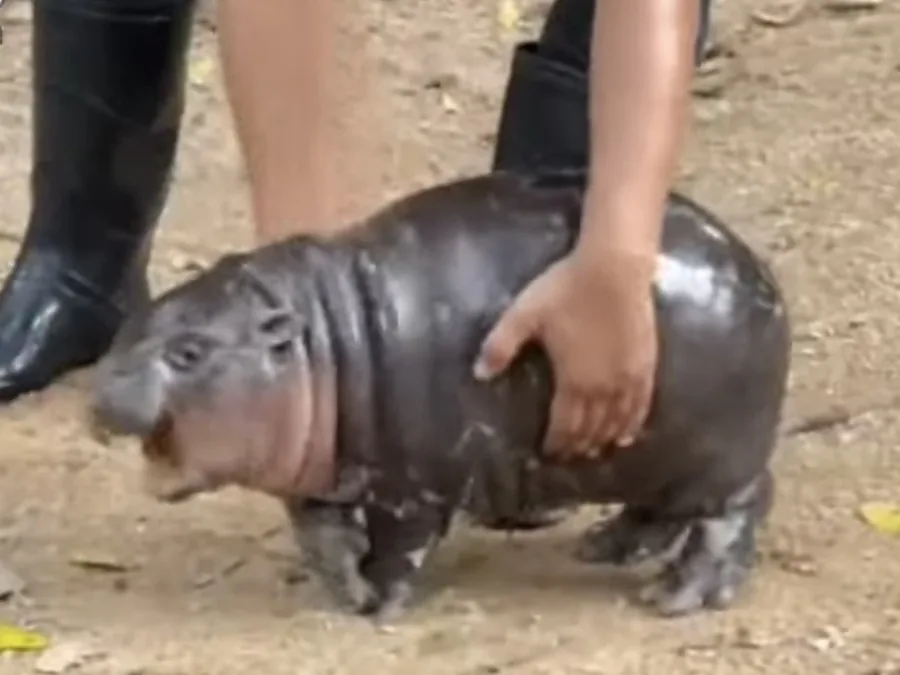
#> input picture assets/photos/moodeng_1.webp, 900 x 675 px
$ python postprocess.py ../assets/photos/moodeng_1.webp ../assets/photos/moodeng_2.webp 100
#> lines starting #> are read from the running program, lines starting #| are printed output that depends on the picture; after the words box and inside, x2 and y2 are one past the last pixel; in counts of white or black regions, pixels touching at a corner belong together
# 貼紙風後製：白色描邊（膨脹 alpha 後圓滑）、柔和陰影、透明背景
# build_assets.py 會 import 這個檔；也可以單獨試一張:
#   python tools/postprocess.py <輸入.png> <輸出.png> [尺寸=256]
#
# 所有運算都在「輸出尺寸 x K」的大畫布上做（預設 K=3），最後用預乘 alpha 縮小，邊緣才會乾淨。
import sys
import numpy as np
from PIL import Image
from scipy import ndimage

# 以 256px 方塊為基準的參數，其他尺寸等比例縮放
OUTLINE = 6.0        # 白邊粗細
SMOOTH = 5.0         # 白邊外形的圓滑半徑（會填平窄縫和尖角）
SHADOW_BLUR = 3.2    # 陰影模糊（高斯 sigma）
SHADOW_DY = 3.5      # 陰影往下偏移
SHADOW_A = 0.42      # 陰影不透明度
SHADOW_RGB = (46, 20, 70)    # 深紫色陰影，放在任何底色上都自然
EDGE_A = 0.22        # 白邊外緣一圈很細的深色線，讓白邊在淺色底上也看得清楚
FILL = 0.84          # 玩具（含白邊）佔方塊的比例


# ---------------------------------------------------------------- 基本
def to_np(im):
    return np.asarray(im.convert('RGBA'), dtype=np.float32) / 255.0


def to_im(a):
    return Image.fromarray((np.clip(a, 0, 1) * 255 + 0.5).astype(np.uint8), 'RGBA')


def bbox(a, thr=0.03):
    """alpha 的外框 (x0, y0, x1, y1)，像素座標（x1/y1 不含）"""
    ys, xs = np.where(a[..., 3] > thr)
    if len(xs) == 0:
        return (0, 0, a.shape[1], a.shape[0])
    return (xs.min(), ys.min(), xs.max() + 1, ys.max() + 1)


def resample(a, scale, ox, oy, W, H):
    """把 a 縮放 scale 倍再平移 (ox, oy) 放進 W x H 畫布（預乘 alpha，避免黑邊）"""
    h, w = a.shape[:2]
    pm = a.copy(); pm[..., :3] *= pm[..., 3:4]
    inv = 1.0 / scale
    # 仿射：輸出 (x, y) <- 輸入 ((x - ox) / s, (y - oy) / s)
    out = np.zeros((H, W, 4), np.float32)
    big = scale > 1
    for c in range(4):
        im = Image.fromarray(pm[..., c], 'F')
        if not big:   # 縮小先用高品質 resize，再做次像素平移
            nw, nh = max(1, round(w * scale)), max(1, round(h * scale))
            im = im.resize((nw, nh), Image.LANCZOS)
            sx, sy = w / nw, h / nh
            ax, ay = 1 / (scale * sx), 1 / (scale * sy)
            im = im.transform((W, H), Image.AFFINE, (ax, 0, -ox * ax, 0, ay, -oy * ay), Image.BILINEAR)
        else:
            im = im.transform((W, H), Image.AFFINE, (inv, 0, -ox * inv, 0, inv, -oy * inv), Image.BICUBIC)
        out[..., c] = np.asarray(im)
    out[..., 3] = np.clip(out[..., 3], 0, 1)
    rgb = np.where(out[..., 3:4] > 1e-4, out[..., :3] / np.maximum(out[..., 3:4], 1e-4), 0)
    out[..., :3] = np.clip(rgb, 0, 1)
    return out


def downsample(a, W, H):
    pm = a.copy(); pm[..., :3] *= pm[..., 3:4]
    out = np.stack([np.asarray(Image.fromarray(pm[..., c], 'F').resize((W, H), Image.LANCZOS)) for c in range(4)], -1)
    out[..., 3] = np.clip(out[..., 3], 0, 1)
    out[..., :3] = np.clip(np.where(out[..., 3:4] > 1e-4, out[..., :3] / np.maximum(out[..., 3:4], 1e-4), 0), 0, 1)
    return out


# [10 lines left out: function rotate, not called in this run]


def over(top, bot):
    """top 疊在 bot 上（都是非預乘 RGBA）"""
    ta, ba = top[..., 3:4], bot[..., 3:4]
    oa = ta + ba * (1 - ta)
    rgb = (top[..., :3] * ta + bot[..., :3] * ba * (1 - ta)) / np.maximum(oa, 1e-6)
    return np.concatenate([rgb, oa], -1)


# ---------------------------------------------------------------- 調色（只給皮蛋這種很暗的黑色玩具用）
def grade(a, g):
    """g: {gamma, gain, lift, contrast, sat, tint:[r,g,b]}；只動顏色不動 alpha"""
    if not g:
        return a
    a = a.copy(); rgb = a[..., :3]
    rgb = rgb * g.get('gain', 1.0) + g.get('lift', 0.0)
    rgb = np.clip(rgb, 0, 1) ** g.get('gamma', 1.0)
    c = g.get('contrast', 1.0)
    if c != 1.0:
        m = (rgb * a[..., 3:4]).sum((0, 1)) / max(a[..., 3].sum(), 1)
        rgb = (rgb - m.mean()) * c + m.mean()
    s = g.get('sat', 1.0)
    if s != 1.0:
        l = (rgb @ np.array([0.2126, 0.7152, 0.0722]))[..., None]
        rgb = l + (rgb - l) * s
    if 'tint' in g:
        rgb = rgb * np.array(g['tint'], np.float32)
    a[..., :3] = np.clip(rgb, 0, 1)
    return a


# ---------------------------------------------------------------- 貼紙
def outline_alpha(alpha, r, smooth):
    """alpha 膨脹 r、再用 smooth 做閉運算（圓滑外形），回傳柔邊 0..1"""
    m = alpha > 0.5
    d_out = ndimage.distance_transform_edt(~m)               # 物體外每點到物體的距離
    grown = d_out <= r + smooth
    d_in = ndimage.distance_transform_edt(grown)             # 膨脹區內每點到外面的距離
    soft = np.clip(d_in - smooth + 0.5, 0, 1)
    return np.maximum(soft, alpha)


def stickerize(a, unit, outline=OUTLINE, smooth=SMOOTH, shadow=True, edge=EDGE_A):
    """a: 已經放好位置的大畫布 RGBA；unit = 「256px 方塊的 1px」在這張畫布上是幾 px"""
    H, W = a.shape[:2]
    ol = outline_alpha(a[..., 3], outline * unit, smooth * unit)
    white = np.zeros_like(a); white[..., :3] = 1.0; white[..., 3] = ol
    out = over(a, white)
    if edge:
        # 白邊外緣的細深色線（約 1px），淺色底上也分得出貼紙邊
        rim = np.clip(ndimage.gaussian_filter(ol, 1.1 * unit), 0, 1) * (1 - ol)
        e = np.zeros_like(a); e[..., :3] = np.array(SHADOW_RGB) / 255; e[..., 3] = rim * edge
        out = over(out, e)
    if shadow:
        sh = ndimage.gaussian_filter(ol, SHADOW_BLUR * unit)
        sh = ndimage.shift(sh, (SHADOW_DY * unit, 0), order=1, mode='constant')
        s = np.zeros_like(a); s[..., :3] = np.array(SHADOW_RGB) / 255; s[..., 3] = sh * SHADOW_A
        out = over(out, s)
    return out


def fit_transform(bb, box_w, box_h, unit, fill=FILL, outline=OUTLINE):
    """回傳 (scale, ox, oy)：把 bb 放大縮小後置中，連白邊佔 fill"""
    bw, bh = bb[2] - bb[0], bb[3] - bb[1]
    pad = 2 * (outline + 0.5) * unit
    s = min((box_w * fill - pad) / bw, (box_h * fill - pad) / bh)
    ox = box_w / 2 - (bb[0] + bb[2]) / 2 * s
    oy = box_h / 2 - (bb[1] + bb[3]) / 2 * s
    return s, ox, oy


def sprite(render, size=256, K=3, fill=FILL, g=None, transform=None, outline=OUTLINE):
    """一張渲染圖 -> 一張貼紙（size x size）。transform 可以指定 (scale, ox, oy)（以 size 為單位）"""
    a = grade(to_np(render), g)
    W = size * K; unit = size / 256 * K
    if transform is None:
        s, ox, oy = fit_transform(bbox(a), W, W, unit, fill, outline)
    else:
        s, ox, oy = transform[0] * K, transform[1] * K, transform[2] * K
    big = resample(a, s, ox, oy, W, W)
    return to_im(downsample(stickerize(big, unit, outline=outline), size, size))


# [23 lines left out: function toonify, not called in this run]


LUM = np.array([0.2126, 0.7152, 0.0722], np.float32)
# 「遊戲光」的參數（以 256px 方塊為基準）
TOY = dict(
    smooth=5.0,     # 磨皮：保留邊緣的平滑（px），把布料的毛躁雜訊抹掉，看起來像光滑的公仔
    detail=0.3,     # 磨掉的細節再補回多少（0 = 全部抹平）
    black=0.14,     # 色階：最暗的 2% 拉到至少這麼亮（沒有死黑）
    white=0.97,     #       最亮的 2% 拉到至少這麼亮（本來就很亮的不動，不會爆掉）
    gamma=0.88,     # 中間調提亮
    contrast=0.28,  # S 曲線（一點對比，顏色才有精神）
    vib=0.45,       # 低飽和的地方多加飽和（髒灰變乾淨）
    sat=1.12,       # 整體飽和度
    rim=1.0,        # 面向光那一側的暖白色邊緣光
    rim_w=7.0,      # 邊緣光往內多寬（px）
    shade=0.24,     # 背光那一側的邊緣陰影（紫色調，不是灰）
    sheen=0.26,     # 左上一片柔和的光澤（像塑膠表面）
    spec=0.35,      # 光澤中間一個比較小、比較亮的反光點
    feather=0.55,   # 邊緣柔化（高斯 sigma，px）
    light=(-0.35, -0.94),   # 光從哪裡來（螢幕座標，往上偏左，跟遊戲裡糖果的反光同一邊）
)


# [155 lines left out: functions toyify, sprite_clean, retoy, spin_transform, sheet, compose, not called in this run]


def save_png(im, path):
    im.save(path, 'PNG', optimize=True)


def save_webp(im, path, quality=85):
    im.save(path, 'WEBP', quality=quality, method=6, alpha_quality=90)


if __name__ == '__main__':
    src, dst = sys.argv[1], sys.argv[2]
    size = int(sys.argv[3]) if len(sys.argv) > 3 else 256
    save_png(sprite(Image.open(src), size), dst)
#> in sprite, render is the input picture: PIL image 900x675 RGB; mean R, G, B 142, 124.4, 109.3
#> in fit_transform, `bw, bh = bb[2] - bb[0], bb[3] - bb[1]`: bw = 900; bh = 675
#> in fit_transform, `s = min((box_w * fill - pad) / bw, (box_h * fill - pad) / bh)`: s = 0.263
#> in fit_transform, `ox = box_w / 2 - (bb[0] + bb[2]) / 2 * s`: ox = 31.62
#> in fit_transform, `oy = box_h / 2 - (bb[1] + bb[3]) / 2 * s`: oy = 61.21
#> in sprite, `s, ox, oy = fit_transform(bbox(a), W, W, unit, fill, outline)`: s = 0.263; ox = 31.62; oy = 61.21
#> in resample, `inv = 1.0 / scale`: inv = 3.8
#> in resample, `big = scale > 1`: big = False
#> the loop in resample, `for c in range(4):` made 4 passes
#> pass 1, in resample, `im = Image.fromarray(pm[..., c], 'F')`:
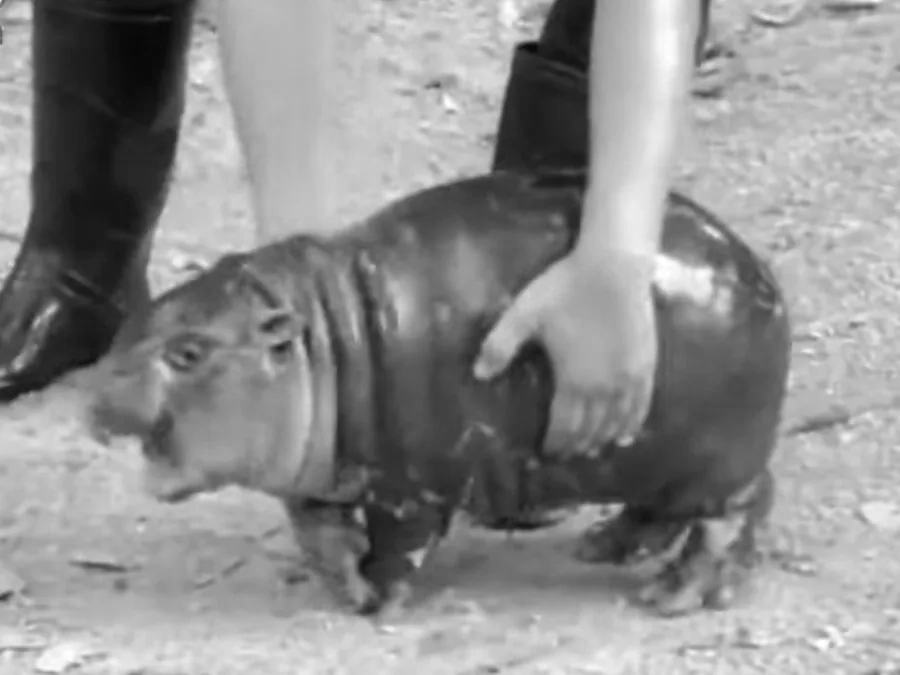
#> im: PIL image 900x675 F; min 0.0275, max 1, mean 0.557
#> in resample, `out[..., :3] = np.clip(rgb, 0, 1)`: out: shape (300, 300, 4) float32; mean R, G, B, A 0.26, 0.228, 0.2, 0.467
#> in outline_alpha, `m = alpha > 0.5`:
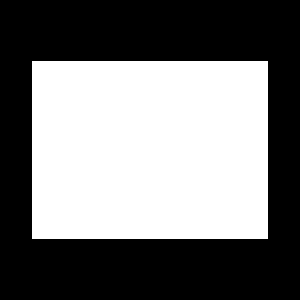
#> m: shape (300, 300) bool; 46.7% white; 1 white region, box (x1, y1, x2, y2) and area: (32, 61, 268, 239) 42008
#> in outline_alpha, `grown = d_out <= r + smooth`: grown: shape (300, 300) bool; 58.2% white; 1 black region, box (x1, y1, x2, y2) and area: (0, 0, 300, 300) 37588
#> in stickerize, `e[..., 3] = rim * edge`:
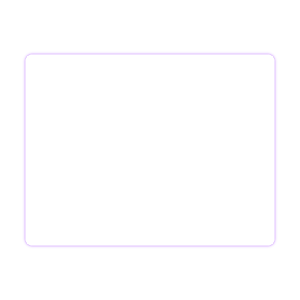
#> e: shape (300, 300, 4) float32; mean of channels 0, 1, 2, 3 0.18, 0.0785, 0.275, 0.00119; transparent parts drawn white
#> in stickerize, `s[..., 3] = sh * SHADOW_A`:
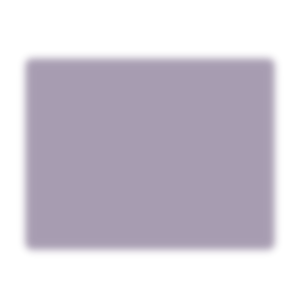
#> s: shape (300, 300, 4) float32; mean of channels 0, 1, 2, 3 0.18, 0.0785, 0.275, 0.222; transparent parts drawn white
#> in over (call 3), `ta, ba = top[..., 3:4], bot[..., 3:4]`:
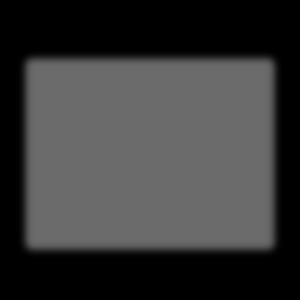
#> ba: shape (300, 300, 1) float32; min 0, max 0.42, mean 0.222
#> in over (call 3), `rgb = (top[..., :3] * ta + bot[..., :3] * ba * (1 - ta)) / np.maximum(..`:
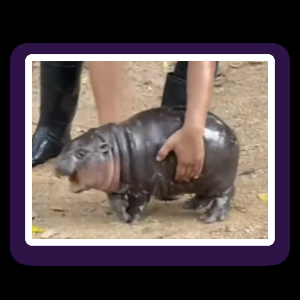
#> rgb: shape (300, 300, 3) float32; mean R, G, B 0.353, 0.305, 0.309
#> in downsample, `pm[..., :3] *= pm[..., 3:4]`: pm: shape (300, 300, 4) float32; mean R, G, B, A 0.324, 0.291, 0.265, 0.538
#> in downsample, `out[..., 3] = np.clip(out[..., 3], 0, 1)`: out: shape (100, 100, 4) float32; mean R, G, B, A 0.324, 0.291, 0.265, 0.537
#> in downsample, `out[..., :3] = np.clip(np.where(out[..., 3:4] > 1e-4, out[..., :3] / n..`:
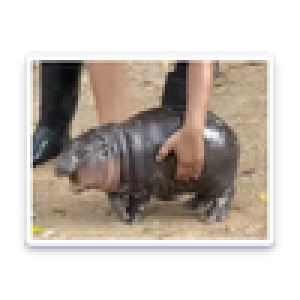
#> out: shape (100, 100, 4) float32 (shown 3 times larger); mean R, G, B, A 0.359, 0.317, 0.308, 0.537; transparent parts drawn white
    print('saved', dst)
